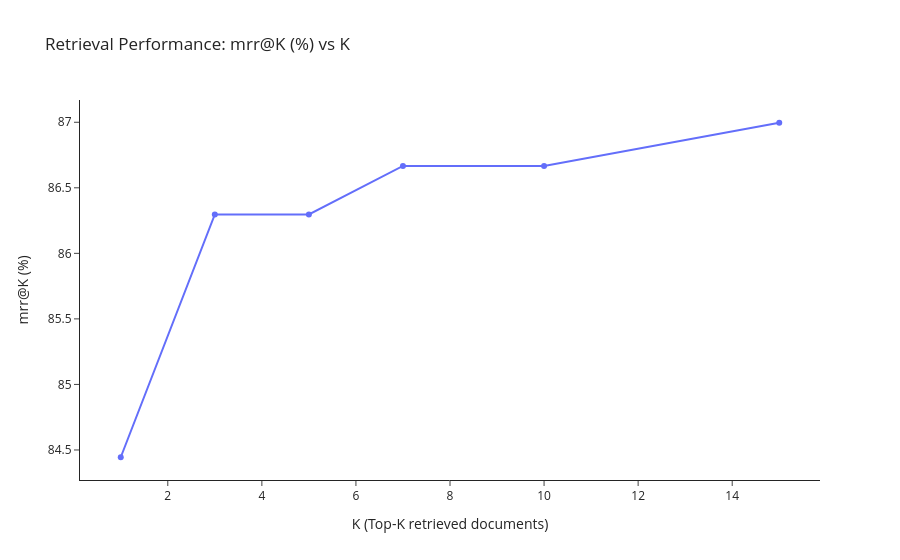

Write notebook code for a chart like this one.
### Code cell
mrr_cols = ["mrr_1","mrr_3","mrr_5","mrr_7","mrr_10","mrr_15"]

mean_scores = data[mrr_cols].mean()

df_plot = pd.DataFrame({
    "K": [1, 3, 5, 7, 10, 15],
    "mrr": mean_scores.values*100
})
fig = px.line(
    df_plot,
    x="K",
    y="mrr",
    markers=True,
    title="Retrieval Performance: mrr@K (%) vs K",
)

fig.update_layout(
    xaxis_title="K (Top-K retrieved documents)",
    yaxis_title="mrr@K (%)",
    template="simple_white"
)

fig.show()

### Figure 1 — Plotly figure (JSON) as saved in the notebook; plotly's stock layout.template omitted (floating-point values rounded to 4 significant figures)
{"data": [{"hovertemplate": "K=%{x}<br>mrr=%{y}<extra></extra>", "legendgroup": "", "line": {"color": "#636efa", "dash": "solid"}, "marker": {"symbol": "circle"}, "mode": "lines+markers", "name": "", "orientation": "v", "showlegend": false, "type": "scatter", "x": [1, 3, 5, 7, 10, 15], "xaxis": "x", "y": [84.44, 86.3, 86.3, 86.67, 86.67, 87.0], "yaxis": "y"}], "layout": {"legend": {"tracegroupgap": 0}, "title": {"text": "Retrieval Performance: mrr@K (%) vs K"}, "xaxis": {"anchor": "y", "domain": [0, 1], "title": {"text": "K (Top-K retrieved documents)"}}, "yaxis": {"anchor": "x", "domain": [0, 1], "title": {"text": "mrr@K (%)"}}}}
